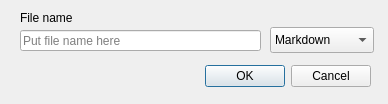
<?xml version="1.0" encoding="UTF-8"?>
<ui version="4.0">
 <class>NightNewFile</class>
 <widget class="QDialog" name="NightNewFile">
  <property name="geometry">
   <rect>
    <x>0</x>
    <y>0</y>
    <width>388</width>
    <height>104</height>
   </rect>
  </property>
  <property name="windowTitle">
   <string>Dialog</string>
  </property>
  <widget class="QDialogButtonBox" name="buttonBox">
   <property name="geometry">
    <rect>
     <x>200</x>
     <y>60</y>
     <width>171</width>
     <height>32</height>
    </rect>
   </property>
   <property name="orientation">
    <enum>Qt::Horizontal</enum>
   </property>
   <property name="standardButtons">
    <set>QDialogButtonBox::Cancel|QDialogButtonBox::Ok</set>
   </property>
  </widget>
  <widget class="QLineEdit" name="lineEdit">
   <property name="geometry">
    <rect>
     <x>20</x>
     <y>30</y>
     <width>241</width>
     <height>21</height>
    </rect>
   </property>
   <property name="maxLength">
    <number>255</number>
   </property>
   <property name="placeholderText">
    <string>Put file name here</string>
   </property>
  </widget>
  <widget class="QLabel" name="label">
   <property name="geometry">
    <rect>
     <x>20</x>
     <y>10</y>
     <width>311</width>
     <height>16</height>
    </rect>
   </property>
   <property name="text">
    <string>File name</string>
   </property>
  </widget>
  <widget class="QComboBox" name="comboBox">
   <property name="geometry">
    <rect>
     <x>270</x>
     <y>27</y>
     <width>104</width>
     <height>26</height>
    </rect>
   </property>
   <item>
    <property name="text">
     <string>Markdown</string>
    </property>
   </item>
   <item>
    <property name="text">
     <string>Text</string>
    </property>
   </item>
  </widget>
  <widget class="QLabel" name="labelError">
   <property name="geometry">
    <rect>
     <x>20</x>
     <y>60</y>
     <width>171</width>
     <height>16</height>
    </rect>
   </property>
   <property name="text">
    <string/>
   </property>
  </widget>
 </widget>
 <resources/>
 <connections>
  <connection>
   <sender>buttonBox</sender>
   <signal>accepted()</signal>
   <receiver>NightNewFile</receiver>
   <slot>accept()</slot>
   <hints>
    <hint type="sourcelabel">
     <x>248</x>
     <y>254</y>
    </hint>
    <hint type="destinationlabel">
     <x>157</x>
     <y>274</y>
    </hint>
   </hints>
  </connection>
  <connection>
   <sender>buttonBox</sender>
   <signal>rejected()</signal>
   <receiver>NightNewFile</receiver>
   <slot>reject()</slot>
   <hints>
    <hint type="sourcelabel">
     <x>316</x>
     <y>260</y>
    </hint>
    <hint type="destinationlabel">
     <x>286</x>
     <y>274</y>
    </hint>
   </hints>
  </connection>
 </connections>
</ui>
